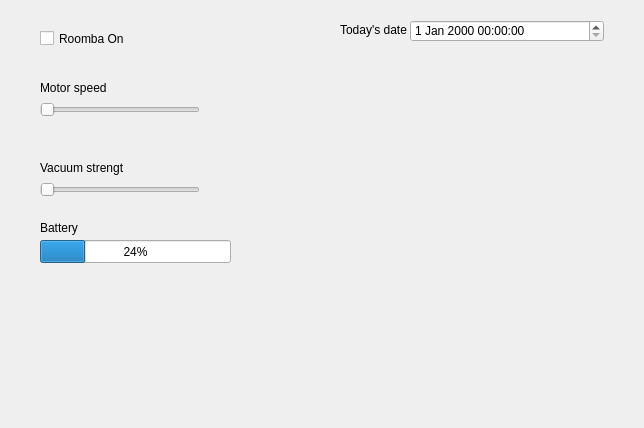
<?xml version="1.0" encoding="UTF-8"?>
<ui version="4.0">
 <class>SettingsRoomba</class>
 <widget class="QWidget" name="SettingsRoomba">
  <property name="geometry">
   <rect>
    <x>0</x>
    <y>0</y>
    <width>644</width>
    <height>428</height>
   </rect>
  </property>
  <property name="windowTitle">
   <string>Form</string>
  </property>
  <widget class="QCheckBox" name="checkBox">
   <property name="geometry">
    <rect>
     <x>40</x>
     <y>30</y>
     <width>91</width>
     <height>17</height>
    </rect>
   </property>
   <property name="text">
    <string>Roomba On</string>
   </property>
  </widget>
  <widget class="QSlider" name="horizontalSlider">
   <property name="geometry">
    <rect>
     <x>40</x>
     <y>100</y>
     <width>160</width>
     <height>19</height>
    </rect>
   </property>
   <property name="orientation">
    <enum>Qt::Horizontal</enum>
   </property>
  </widget>
  <widget class="QSlider" name="horizontalSlider_2">
   <property name="geometry">
    <rect>
     <x>40</x>
     <y>180</y>
     <width>160</width>
     <height>19</height>
    </rect>
   </property>
   <property name="orientation">
    <enum>Qt::Horizontal</enum>
   </property>
  </widget>
  <widget class="QLabel" name="label">
   <property name="geometry">
    <rect>
     <x>40</x>
     <y>80</y>
     <width>111</width>
     <height>16</height>
    </rect>
   </property>
   <property name="text">
    <string>Motor speed</string>
   </property>
  </widget>
  <widget class="QLabel" name="label_2">
   <property name="geometry">
    <rect>
     <x>40</x>
     <y>160</y>
     <width>131</width>
     <height>16</height>
    </rect>
   </property>
   <property name="text">
    <string>Vacuum strengt</string>
   </property>
  </widget>
  <widget class="QDateTimeEdit" name="dateTimeEdit">
   <property name="geometry">
    <rect>
     <x>410</x>
     <y>20</y>
     <width>194</width>
     <height>22</height>
    </rect>
   </property>
  </widget>
  <widget class="QProgressBar" name="progressBar">
   <property name="geometry">
    <rect>
     <x>40</x>
     <y>240</y>
     <width>191</width>
     <height>23</height>
    </rect>
   </property>
   <property name="value">
    <number>24</number>
   </property>
  </widget>
  <widget class="QLabel" name="label_3">
   <property name="geometry">
    <rect>
     <x>40</x>
     <y>220</y>
     <width>91</width>
     <height>16</height>
    </rect>
   </property>
   <property name="text">
    <string>Battery </string>
   </property>
  </widget>
  <widget class="QLabel" name="label_4">
   <property name="geometry">
    <rect>
     <x>340</x>
     <y>20</y>
     <width>91</width>
     <height>20</height>
    </rect>
   </property>
   <property name="text">
    <string>Today's date</string>
   </property>
  </widget>
 </widget>
 <resources/>
 <connections/>
</ui>
